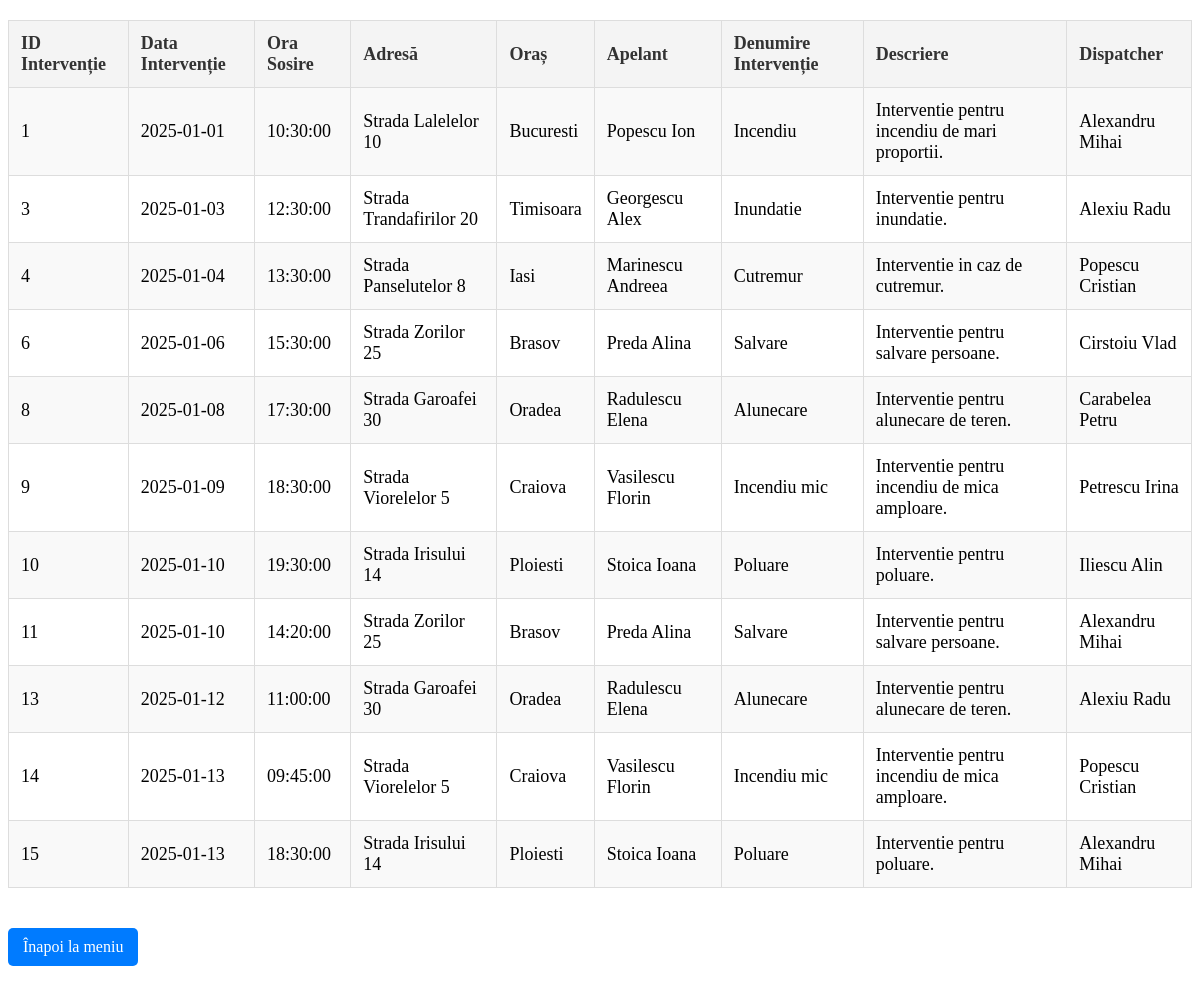
/vizualizeaza_interventii.php, run on the app's committed database.
### tables this page shows
CREATE TABLE `interventie` (
  `id_interventie` int(11) NOT NULL,
  `data_interventie` date NOT NULL,
  `ora_sosire` time NOT NULL,
  `id_locatie` int(11) DEFAULT NULL,
  `id_apel` int(11) DEFAULT NULL,
  `id_tip` int(11) DEFAULT NULL,
  `id_dispatcher` int(11) DEFAULT NULL
);

CREATE TABLE `locatie` (
  `id_locatie` int(11) NOT NULL,
  `adresa` varchar(255) DEFAULT NULL,
  `oras` varchar(100) DEFAULT NULL
);

CREATE TABLE `tip_interventie` (
  `id_tip` int(11) NOT NULL,
  `denumire` varchar(50) NOT NULL,
  `prioritate` int(11) NOT NULL,
  `descriere` text DEFAULT NULL
);

### vizualizeaza_interventii.php (the view, shortened to what this page needs)
<?php
include 'db.php';
$sql = "SELECT
            interventie.id_interventie,
            interventie.data_interventie,
            interventie.ora_sosire,
            locatie.adresa,
            locatie.oras,
            CONCAT(apelant.nume, ' ', apelant.prenume) AS nume_prenume_apelant,
            tip_interventie.denumire AS denumire_interventie,
            tip_interventie.descriere AS descriere_interventie,
            CONCAT(dispatcher.nume, ' ', dispatcher.prenume) AS nume_prenume_dispatcher
        FROM interventie
        JOIN locatie ON interventie.id_locatie = locatie.id_locatie
        JOIN apel ON interventie.id_apel = apel.id_apel
        JOIN apelant ON apel.id_apelant = apelant.id_apelant
        JOIN tip_interventie ON interventie.id_tip = tip_interventie.id_tip
        JOIN dispatcher ON interventie.id_dispatcher = dispatcher.id_dispatcher";
$result = $conn->query($sql);
if ($result->num_rows > 0) {
    echo "<table>
            <tr>
                <th>ID Intervenție</th>
                <th>Data Intervenție</th>
                <th>Ora Sosire</th>
                <th>Adresă</th>
                <th>Oraș</th>
                <th>Apelant</th>
                <th>Denumire Intervenție</th>
                <th>Descriere</th>
                <th>Dispatcher</th>
            </tr>";
    while ($row = $result->fetch_assoc()) {
        echo "<tr>
                <td>{$row['id_interventie']}</td>
                <td>{$row['data_interventie']}</td>
                <td>{$row['ora_sosire']}</td>
                <td>{$row['adresa']}</td>
                <td>{$row['oras']}</td>
                <td>{$row['nume_prenume_apelant']}</td>
                <td>{$row['denumire_interventie']}</td>
                <td>{$row['descriere_interventie']}</td>
                <td>{$row['nume_prenume_dispatcher']}</td>
              </tr>";
    }
    echo "</table>";
} else {
    echo "Nu există intervenții înregistrate.";
}
?>
<a href="admin.php">Înapoi la meniu</a>

### vizualizeaza_interventii.php (style rules this page uses)
table { width: 100%; border-collapse: collapse; margin: 20px 0; font-size: 18px; text-align: left; }
table th, table td { padding: 12px; border: 1px solid #ddd; }
table th { background-color: #f4f4f4; color: #333; }
table tr:nth-child(even) { background-color: #f9f9f9; }
a { display: inline-block; margin: 20px 0; padding: 10px 15px; background-color: #007BFF; color: white; text-decoration: none; border-radius: 5px; }

### data on the page
interventie: id_interventie "1", data_interventie "2025-01-01", ora_sosire "10:30:00", id_locatie.adresa "Strada Lalelelor 10", id_locatie.oras "Bucuresti", nume_prenume_apelant "Popescu Ion", id_tip.denumire "Incendiu", id_tip.descriere "Interventie pentru incendiu de mari proportii.", nume_prenume_dispatcher "Alexandru Mihai"
interventie: id_interventie "3", data_interventie "2025-01-03", ora_sosire "12:30:00", id_locatie.adresa "Strada Trandafirilor 20", id_locatie.oras "Timisoara", nume_prenume_apelant "Georgescu Alex", id_tip.denumire "Inundatie", id_tip.descriere "Interventie pentru inundatie.", nume_prenume_dispatcher "Alexiu Radu"
interventie: id_interventie "4", data_interventie "2025-01-04", ora_sosire "13:30:00", id_locatie.adresa "Strada Panselutelor 8", id_locatie.oras "Iasi", nume_prenume_apelant "Marinescu Andreea", id_tip.denumire "Cutremur", id_tip.descriere "Interventie in caz de cutremur.", nume_prenume_dispatcher "Popescu Cristian"
interventie: id_interventie "6", data_interventie "2025-01-06", ora_sosire "15:30:00", id_locatie.adresa "Strada Zorilor 25", id_locatie.oras "Brasov", nume_prenume_apelant "Preda Alina", id_tip.denumire "Salvare", id_tip.descriere "Interventie pentru salvare persoane.", nume_prenume_dispatcher "Cirstoiu Vlad"
interventie: id_interventie "8", data_interventie "2025-01-08", ora_sosire "17:30:00", id_locatie.adresa "Strada Garoafei 30", id_locatie.oras "Oradea", nume_prenume_apelant "Radulescu Elena", id_tip.denumire "Alunecare", id_tip.descriere "Interventie pentru alunecare de teren.", nume_prenume_dispatcher "Carabelea Petru"
interventie: id_interventie "9", data_interventie "2025-01-09", ora_sosire "18:30:00", id_locatie.adresa "Strada Viorelelor 5", id_locatie.oras "Craiova", nume_prenume_apelant "Vasilescu Florin", id_tip.denumire "Incendiu mic", id_tip.descriere "Interventie pentru incendiu de mica amploare.", nume_prenume_dispatcher "Petrescu Irina"
interventie: id_interventie "10", data_interventie "2025-01-10", ora_sosire "19:30:00", id_locatie.adresa "Strada Irisului 14", id_locatie.oras "Ploiesti", nume_prenume_apelant "Stoica Ioana", id_tip.denumire "Poluare", id_tip.descriere "Interventie pentru poluare.", nume_prenume_dispatcher "Iliescu Alin"
interventie: id_interventie "11", data_interventie "2025-01-10", ora_sosire "14:20:00", id_locatie.adresa "Strada Zorilor 25", id_locatie.oras "Brasov", nume_prenume_apelant "Preda Alina", id_tip.denumire "Salvare", id_tip.descriere "Interventie pentru salvare persoane.", nume_prenume_dispatcher "Alexandru Mihai"
interventie: id_interventie "13", data_interventie "2025-01-12", ora_sosire "11:00:00", id_locatie.adresa "Strada Garoafei 30", id_locatie.oras "Oradea", nume_prenume_apelant "Radulescu Elena", id_tip.denumire "Alunecare", id_tip.descriere "Interventie pentru alunecare de teren.", nume_prenume_dispatcher "Alexiu Radu"
interventie: id_interventie "14", data_interventie "2025-01-13", ora_sosire "09:45:00", id_locatie.adresa "Strada Viorelelor 5", id_locatie.oras "Craiova", nume_prenume_apelant "Vasilescu Florin", id_tip.denumire "Incendiu mic", id_tip.descriere "Interventie pentru incendiu de mica amploare.", nume_prenume_dispatcher "Popescu Cristian"
interventie: id_interventie "15", data_interventie "2025-01-13", ora_sosire "18:30:00", id_locatie.adresa "Strada Irisului 14", id_locatie.oras "Ploiesti", nume_prenume_apelant "Stoica Ioana", id_tip.denumire "Poluare", id_tip.descriere "Interventie pentru poluare.", nume_prenume_dispatcher "Alexandru Mihai"
